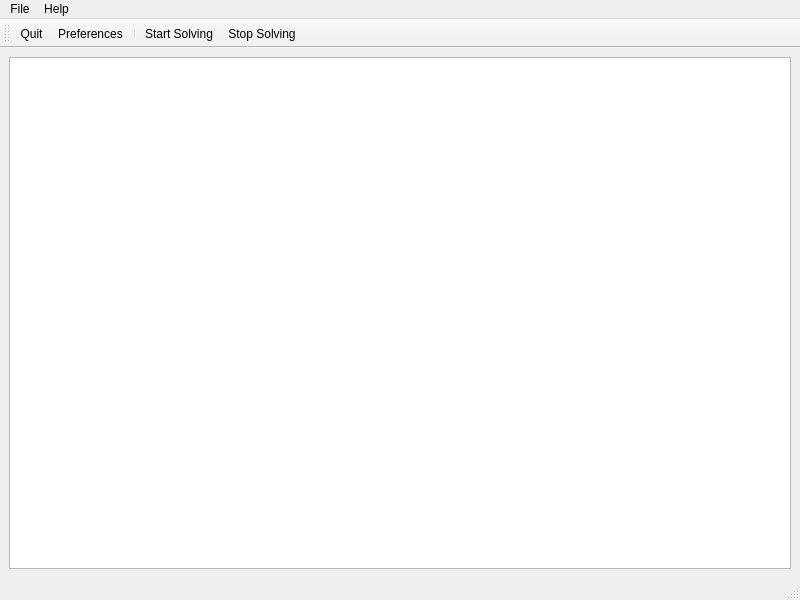
<?xml version="1.0" encoding="UTF-8"?>
<ui version="4.0">
 <class>MainWindow</class>
 <widget class="QMainWindow" name="MainWindow">
  <property name="geometry">
   <rect>
    <x>0</x>
    <y>0</y>
    <width>800</width>
    <height>600</height>
   </rect>
  </property>
  <property name="windowTitle">
   <string>Captcha Trader Qt Client</string>
  </property>
  <property name="windowIcon">
   <iconset resource="../../resources/resources.qrc">
    <normaloff>:/logo.png</normaloff>:/logo.png</iconset>
  </property>
  <widget class="QWidget" name="centralwidget">
   <layout class="QGridLayout" name="gridLayout">
    <item row="0" column="0">
     <widget class="QTableView" name="solutionsTable">
      <property name="frameShadow">
       <enum>QFrame::Plain</enum>
      </property>
      <property name="editTriggers">
       <set>QAbstractItemView::NoEditTriggers</set>
      </property>
      <property name="dragDropOverwriteMode">
       <bool>false</bool>
      </property>
      <property name="selectionMode">
       <enum>QAbstractItemView::NoSelection</enum>
      </property>
      <attribute name="verticalHeaderVisible">
       <bool>false</bool>
      </attribute>
      <attribute name="verticalHeaderVisible">
       <bool>false</bool>
      </attribute>
     </widget>
    </item>
   </layout>
  </widget>
  <widget class="QMenuBar" name="menubar">
   <property name="geometry">
    <rect>
     <x>0</x>
     <y>0</y>
     <width>800</width>
     <height>25</height>
    </rect>
   </property>
   <widget class="QMenu" name="menuFile">
    <property name="title">
     <string>File</string>
    </property>
    <addaction name="actionStart"/>
    <addaction name="actionStop"/>
    <addaction name="separator"/>
    <addaction name="actionPreferences"/>
    <addaction name="separator"/>
    <addaction name="actionQuit"/>
   </widget>
   <widget class="QMenu" name="menuHelp">
    <property name="title">
     <string>Help</string>
    </property>
    <addaction name="actionAbout"/>
   </widget>
   <addaction name="menuFile"/>
   <addaction name="menuHelp"/>
  </widget>
  <widget class="QStatusBar" name="statusbar"/>
  <widget class="QToolBar" name="toolBar">
   <property name="enabled">
    <bool>true</bool>
   </property>
   <property name="windowTitle">
    <string notr="true"/>
   </property>
   <attribute name="toolBarArea">
    <enum>TopToolBarArea</enum>
   </attribute>
   <attribute name="toolBarBreak">
    <bool>false</bool>
   </attribute>
   <addaction name="actionQuit"/>
   <addaction name="actionPreferences"/>
   <addaction name="separator"/>
   <addaction name="actionStart"/>
   <addaction name="actionStop"/>
  </widget>
  <action name="actionStart">
   <property name="icon">
    <iconset resource="../../resources/resources.qrc">
     <normaloff>:/start.png</normaloff>:/start.png</iconset>
   </property>
   <property name="text">
    <string>Start Solving</string>
   </property>
   <property name="toolTip">
    <string>Start Solving Captcha's</string>
   </property>
   <property name="shortcut">
    <string>Ctrl+A</string>
   </property>
  </action>
  <action name="actionStop">
   <property name="icon">
    <iconset resource="../../resources/resources.qrc">
     <normaloff>:/stop.png</normaloff>:/stop.png</iconset>
   </property>
   <property name="text">
    <string>Stop Solving</string>
   </property>
   <property name="toolTip">
    <string>Stop Solving Captcha's</string>
   </property>
   <property name="shortcut">
    <string>Ctrl+O</string>
   </property>
  </action>
  <action name="actionPreferences">
   <property name="icon">
    <iconset resource="../../resources/resources.qrc">
     <normaloff>:/configure.png</normaloff>:/configure.png</iconset>
   </property>
   <property name="text">
    <string>Preferences</string>
   </property>
   <property name="toolTip">
    <string>Show Preferences</string>
   </property>
   <property name="shortcut">
    <string>Ctrl+P</string>
   </property>
  </action>
  <action name="actionQuit">
   <property name="icon">
    <iconset resource="../../resources/resources.qrc">
     <normaloff>:/quit.png</normaloff>:/quit.png</iconset>
   </property>
   <property name="text">
    <string>Quit</string>
   </property>
   <property name="toolTip">
    <string>Exit</string>
   </property>
   <property name="shortcut">
    <string>Ctrl+X</string>
   </property>
  </action>
  <action name="actionAbout">
   <property name="icon">
    <iconset resource="../../resources/resources.qrc">
     <normaloff>:/about.png</normaloff>:/about.png</iconset>
   </property>
   <property name="text">
    <string>About</string>
   </property>
  </action>
  <action name="actionShowClient">
   <property name="checkable">
    <bool>true</bool>
   </property>
   <property name="text">
    <string>Show Captcha Client</string>
   </property>
  </action>
 </widget>
 <resources>
  <include location="../../resources/resources.qrc"/>
 </resources>
 <connections>
  <connection>
   <sender>actionShowClient</sender>
   <signal>toggled(bool)</signal>
   <receiver>MainWindow</receiver>
   <slot>setVisible(bool)</slot>
   <hints>
    <hint type="sourcelabel">
     <x>-1</x>
     <y>-1</y>
    </hint>
    <hint type="destinationlabel">
     <x>399</x>
     <y>299</y>
    </hint>
   </hints>
  </connection>
 </connections>
</ui>
